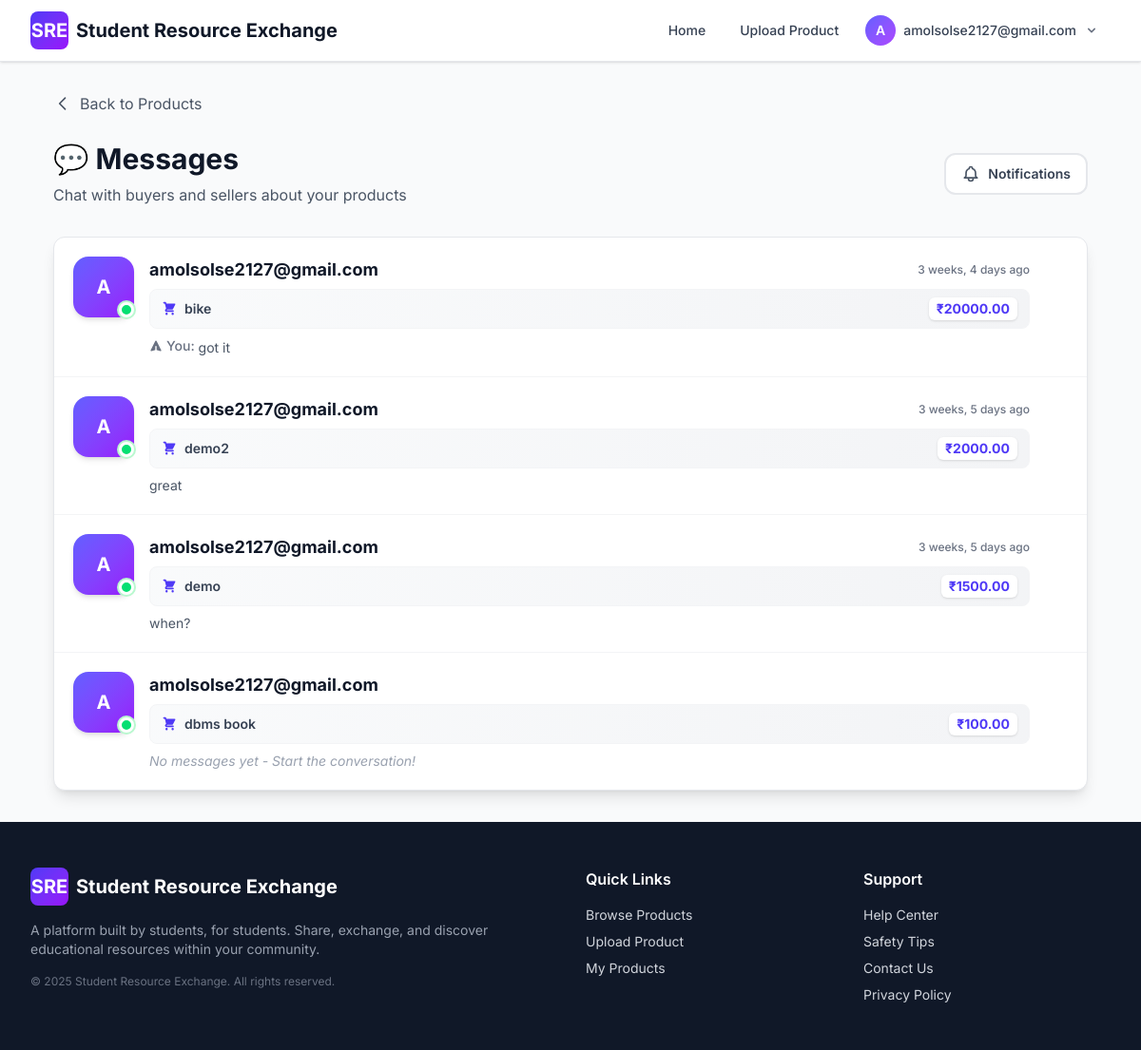
Before: /chat/ (signed in) with the older database file.
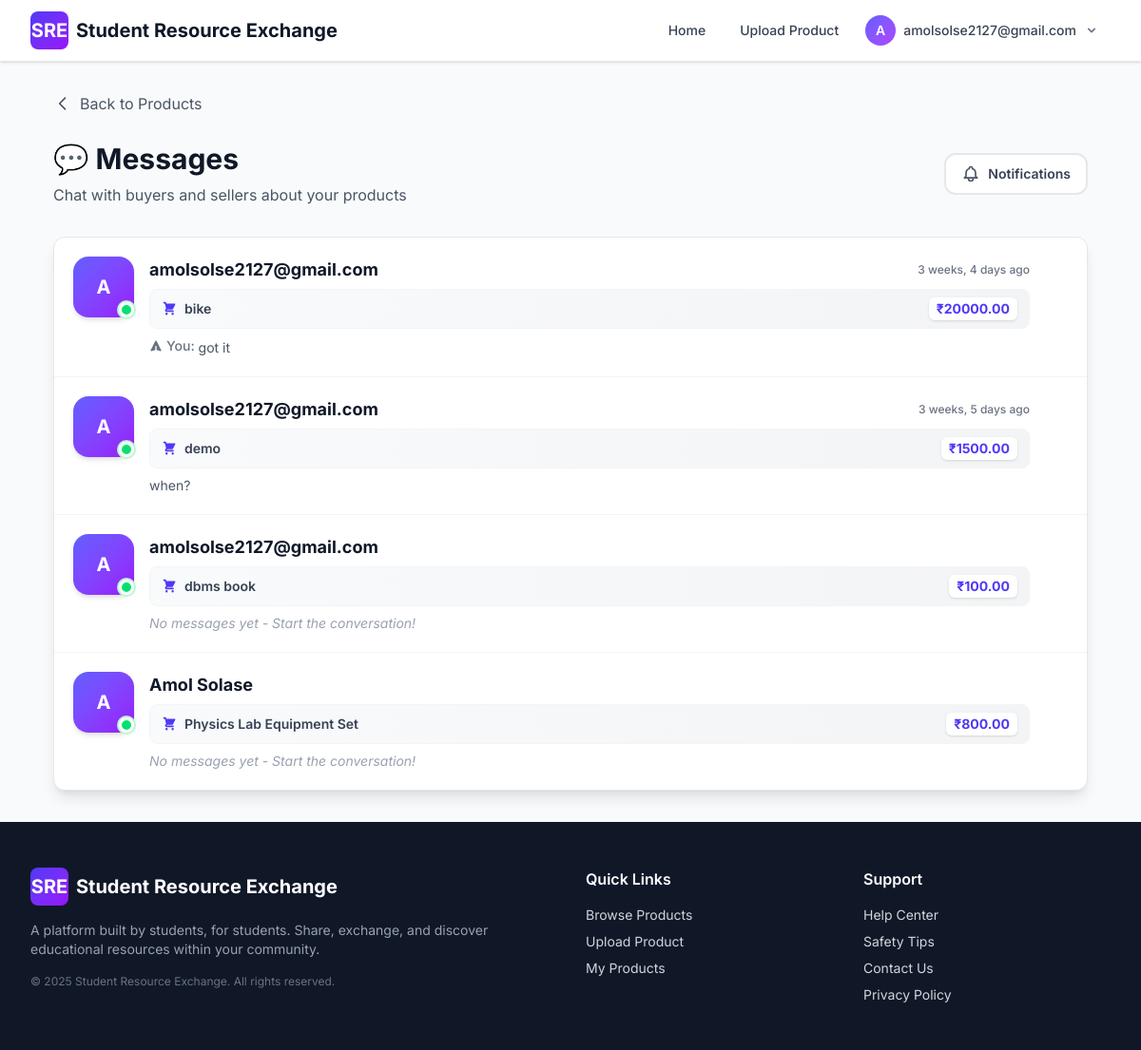
After: the same page with the newer database file.
### chat/models.py (models this page shows, shortened)
class Conversation(models.Model):
    buyer = models.ForeignKey(
        User,
        on_delete=models.CASCADE,
        related_name='buyer_conversations',
        help_text="User interested in buying the product"
    )
    seller = models.ForeignKey(
        User,
        on_delete=models.CASCADE,
        related_name='seller_conversations',
        help_text="User who owns/sells the product"
    )
    product = models.ForeignKey(
        Product,
        on_delete=models.CASCADE,
        related_name='conversations',
        help_text="Product being discussed"
    )
    created_at = models.DateTimeField(auto_now_add=True)
    updated_at = models.DateTimeField(auto_now=True)
    class Meta:
        db_table = 'chat_conversation'
        ordering = ['-updated_at']
        unique_together = ['buyer', 'seller', 'product']
        indexes = [
            models.Index(fields=['-updated_at']),
            models.Index(fields=['buyer', 'seller']),
        ]
    def get_last_message(self):
        return self.messages.order_by('-created_at').first()
    @staticmethod
    def get_total_unread_count(user):
        return Message.objects.filter(
            Q(conversation__buyer=user) | Q(conversation__seller=user)
        ).exclude(sender=user).filter(is_read=False).count()

class Message(models.Model):
    MESSAGE_TYPE_CHOICES = [
        ('regular', 'Regular Message'),
        ('otp_handover', 'Handover OTP'),
        ('otp_return', 'Return OTP'),
        ('system', 'System Notification'),
    ]
    conversation = models.ForeignKey(
        Conversation,
        on_delete=models.CASCADE,
        related_name='messages',
        help_text="The conversation this message belongs to"
    )
    sender = models.ForeignKey(
        User,
        on_delete=models.CASCADE,
        related_name='sent_messages',
        help_text="User who sent the message"
    )
    content = models.TextField(help_text="Message content")
    is_read = models.BooleanField(default=False, help_text="Whether the message has been read")
    is_system_message = models.BooleanField(
        default=False,
        help_text="Whether this is a system-generated message (e.g., OTP)"
    )
    message_type = models.CharField(
        max_length=20,
        choices=MESSAGE_TYPE_CHOICES,
        default='regular',
        help_text="Type of message"
    )
    recipient = models.ForeignKey(
        User,
        on_delete=models.SET_NULL,
        null=True,
        blank=True,
        related_name='received_messages',
        help_text="Intended recipient for system messages (optional)"
    )
    created_at = models.DateTimeField(auto_now_add=True)
    class Meta:
        db_table = 'chat_message'
        ordering = ['created_at']
        indexes = [
            models.Index(fields=['conversation', 'created_at']),
            models.Index(fields=['sender', 'created_at']),
        ]

### registration/models.py (models this page shows, shortened)
class User(models.Model):
    id = models.AutoField(primary_key=True)
    email = models.EmailField(unique=True, db_index=True, max_length=255)
    password_hash = models.CharField(max_length=128)
    college_id = models.CharField(max_length=100)
    name = models.CharField(max_length=255, blank=True, null=True)
    college_name = models.CharField(max_length=255, blank=True, null=True)
    university_name = models.CharField(max_length=255, blank=True, null=True)
    rating = models.IntegerField(default=0)
    email_verified = models.BooleanField(default=False)
    is_admin = models.BooleanField(default=False)
    address_line1 = models.CharField(max_length=255, blank=True, null=True)
    address_line2 = models.CharField(max_length=255, blank=True, null=True)
    city = models.CharField(max_length=100, blank=True, null=True)
    state_province = models.CharField(max_length=100, blank=True, null=True)
    zip_postal_code = models.CharField(max_length=20, blank=True, null=True)
    country = models.CharField(max_length=100, blank=True, null=True)
    latitude = models.DecimalField(
        max_digits=9,
        decimal_places=6,
        blank=True,
        null=True,
        validators=[MinValueValidator(-90), MaxValueValidator(90)],
        help_text="Latitude coordinate"
    )
    longitude = models.DecimalField(
        max_digits=9,
        decimal_places=6,
        blank=True,
        null=True,
        validators=[MinValueValidator(-180), MaxValueValidator(180)],
        help_text="Longitude coordinate"
    )
    share_precise_location = models.BooleanField(
        default=False,
        help_text="Share exact location with approved requesters"
    )
    created_at = models.DateTimeField(auto_now_add=True)
    updated_at = models.DateTimeField(auto_now=True)
    class Meta:
        db_table = 'user'
        ordering = ['-created_at']
        indexes = [
            models.Index(fields=['latitude', 'longitude']),
        ]

### products/models.py (models this page shows, shortened)
class Product(models.Model):
    CATEGORY_CHOICES = [
        ('books', 'Books'),
        ('notes', 'Notes'),
        ('electronics', 'Electronics'),
        ('stationery', 'Stationery'),
        ('lab_equipment', 'Lab Equipment'),
        ('other', 'Other'),
    ]
    CONDITION_CHOICES = [
        ('new', 'New'),
        ('like_new', 'Like New'),
        ('good', 'Good'),
        ('fair', 'Fair'),
        ('poor', 'Poor'),
    ]
    LISTING_TYPE_CHOICES = [
        ('sell', 'For Sale'),
        ('lend', 'For Lending'),
        ('both', 'Sale or Lend'),
    ]
    title = models.CharField(max_length=255, help_text="Product name or title")
    description = models.TextField(help_text="Detailed description of the product")
    category = models.CharField(max_length=50, choices=CATEGORY_CHOICES, default='other')
    condition = models.CharField(max_length=20, choices=CONDITION_CHOICES, default='good')
    listing_type = models.CharField(
        max_length=10,
        choices=LISTING_TYPE_CHOICES,
        default='sell',
        help_text="Whether this item is for sale, lending, or both"
    )
    price = models.DecimalField(
        max_digits=10,
        decimal_places=2,
        validators=[MinValueValidator(0.01)],
        help_text="Price in INR (₹) - for selling",
        blank=True,
        null=True
    )
    borrow_price_per_day = models.DecimalField(
        max_digits=10,
        decimal_places=2,
        validators=[MinValueValidator(0.01)],
        help_text="Daily rental price in INR (₹)",
        blank=True,
        null=True
    )
    borrow_deposit = models.DecimalField(
        max_digits=10,
        decimal_places=2,
        validators=[MinValueValidator(0)],
        help_text="Refundable deposit amount in INR (₹)",
        blank=True,
        null=True,
        default=0
    )
    max_borrow_days = models.IntegerField(
        default=30,
        validators=[MinValueValidator(1)],
        help_text="Maximum number of days item can be borrowed"
    )
    is_currently_borrowed = models.BooleanField(
        default=False,
        help_text="Is this item currently borrowed by someone?"
    )
    image1 = models.ImageField(
        upload_to=product_image_upload_path,
        blank=True,
        null=True,
        help_text="Primary product image (required)"
    )
    image2 = models.ImageField(
        upload_to=product_image_upload_path,
        blank=True,
        null=True,
        help_text="Additional image (optional)"
    )
    image3 = models.ImageField(
        upload_to=product_image_upload_path,
        blank=True,
        null=True,
        help_text="Additional image (optional)"
    )
    image4 = models.ImageField(
        upload_to=product_image_upload_path,
        blank=True,
        null=True,
        help_text="Additional image (optional)"
    )
    image5 = models.ImageField(
        upload_to=product_image_upload_path,
        blank=True,
        null=True,
        help_text="Additional image (optional)"
    )
    seller = models.ForeignKey(User, on_delete=models.CASCADE, related_name='products')
    is_available = models.BooleanField(default=True, help_text="Is this product still available?")
    views = models.IntegerField(default=0, editable=False)
    created_at = models.DateTimeField(auto_now_add=True)
    updated_at = models.DateTimeField(auto_now=True)
    class Meta:
        db_table = 'products'
        ordering = ['-created_at']
        verbose_name = 'Product'
        verbose_name_plural = 'Products'

### chat/views.py (the view)
# urls.py: path('', views.conversation_list, name='conversation_list'),
def conversation_list(request):
    if 'user_id' not in request.session:
        return redirect('login:login')
    user_id = request.session['user_id']
    user = get_object_or_404(User, id=user_id)
    conversations = Conversation.objects.filter(
        Q(buyer=user) | Q(seller=user)
    ).select_related('buyer', 'seller', 'product').prefetch_related(
        Prefetch('messages', queryset=Message.objects.order_by('-created_at'))
    ).annotate(
        last_message_time=Max('messages__created_at')
    ).order_by('-last_message_time')
    conversation_data = []
    for conv in conversations:
        other_user = conv.seller if conv.buyer.id == user.id else conv.buyer
        last_message = conv.get_last_message()
        unread_count = conv.messages.exclude(sender=user).filter(is_read=False).count()
        conversation_data.append({
            'conversation': conv,
            'other_user': other_user,
            'last_message': last_message,
            'unread_count': unread_count
        })
    paginator = Paginator(conversation_data, 12)
    page = request.GET.get('page')
    try:
        conversations_page = paginator.page(page)
    except PageNotAnInteger:
        conversations_page = paginator.page(1)
    except EmptyPage:
        conversations_page = paginator.page(paginator.num_pages)
    context = {
        'conversations': conversations_page,
        'user': user,
        'paginator': paginator,
    }
    return render(request, 'chat/conversation_list.html', context)

### chat/context_processors.py (called while the page is built)
def unread_messages(request):
    user_id = request.session.get('user_id')
    if not user_id:
        return {'unread_message_count': 0}
    cache_key = f'unread_message_count_{user_id}'
    unread_count = cache.get(cache_key)
    if unread_count is None:
        from registration.models import User
        try:
            user = User.objects.get(id=user_id)
            unread_count = Conversation.get_total_unread_count(user)
            cache.set(cache_key, unread_count, 30)
        except User.DoesNotExist:
            unread_count = 0
            cache.set(cache_key, unread_count, 30)
        except DatabaseError as e:
            logger.error(f"Database error in unread_messages context processor for user_id {user_id}: {e}")
            unread_count = 0
    return {'unread_message_count': unread_count}

### chat/templates/chat/conversation_list.html (shortened to what the changed rows need)
{% extends 'base.html' %}
{% block content %}
<div class="min-h-screen bg-gray-50 py-4 sm:py-6 md:py-8">
    <div class="max-w-6xl mx-auto px-3 sm:px-4 md:px-6 lg:px-8">
        <div class="mb-4 sm:mb-6 md:mb-8">
            <div class="flex flex-col sm:flex-row sm:items-center sm:justify-between gap-3 sm:gap-4">
                <div>
                    <h1 class="text-2xl sm:text-3xl font-bold text-gray-900 mb-1 sm:mb-2">
                        💬 Messages
                    </h1>
                </div>
            </div>
        </div>
        {% if conversations %}
        <div class="bg-white rounded-xl border border-gray-200 shadow-lg overflow-hidden">
            <div class="divide-y divide-gray-100">
                {% for conv_data in conversations %}
                <a href="{% url 'chat:chat_detail' conv_data.conversation.id %}"
                   class="block hover:bg-gradient-to-r hover:from-indigo-50/50 hover:to-purple-50/50 transition-all duration-200 group">
                    <div class="p-3 sm:p-4 md:p-5">
                        <div class="flex items-start gap-3 sm:gap-4">
                            <div class="flex-shrink-0 relative">
                                <div class="w-12 h-12 sm:w-14 sm:h-14 md:w-16 md:h-16 bg-gradient-to-br from-indigo-500 to-purple-600 rounded-2xl flex items-center justify-center text-white font-bold text-base sm:text-lg md:text-xl shadow-md group-hover:shadow-lg group-hover:scale-105 transition-all duration-200">
                                    {{ conv_data.other_user.name|default:conv_data.other_user.email|slice:":1"|upper }}
                                </div>
                                <div class="absolute bottom-0 right-0 w-3 h-3 sm:w-3.5 sm:h-3.5 md:w-4 md:h-4 bg-green-400 border-2 sm:border-3 border-white rounded-full ring-2 ring-green-200 animate-pulse"></div>
                            </div>
                            <div class="flex-1 min-w-0">
                                <div class="flex items-center justify-between mb-1 sm:mb-1.5">
                                    <h3 class="text-sm sm:text-base md:text-lg font-bold text-gray-900 truncate group-hover:text-indigo-700 transition-colors">
                                        {{ conv_data.other_user.name|default:conv_data.other_user.email }}
                                    </h3>
                                    {% if conv_data.last_message %}
                                    <span class="text-xs text-gray-500 ml-2 flex-shrink-0 font-medium">
                                        {{ conv_data.last_message.created_at|timesince }} ago
                                    </span>
                                    {% endif %}
                                </div>
                                <div class="flex items-center gap-2 mb-2 bg-gradient-to-r from-gray-50 to-gray-100 rounded-lg px-2.5 sm:px-3 py-1.5 sm:py-2 group-hover:from-indigo-50 group-hover:to-purple-50 transition-all border border-gray-100 group-hover:border-indigo-200">
                                    <span class="text-xs sm:text-sm text-gray-700 truncate font-semibold flex-1">{{ conv_data.conversation.product.title }}</span>
                                    {% if conv_data.conversation.product.price %}
                                    <span class="text-xs sm:text-sm font-bold text-indigo-600 bg-white px-2 py-0.5 rounded-md shadow-sm">₹{{ conv_data.conversation.product.price }}</span>
                                    {% elif conv_data.conversation.product.borrow_price_per_day %}
                                    <span class="text-xs sm:text-sm font-bold text-green-600 bg-white px-2 py-0.5 rounded-md shadow-sm">₹{{ conv_data.conversation.product.borrow_price_per_day }}/day</span>
                                    {% else %}
                                    <span class="text-xs sm:text-sm text-gray-400 bg-white px-2 py-0.5 rounded-md shadow-sm">-</span>
                                    {% endif %}
                                </div>
                                <div class="flex items-start gap-2">
                                    {% if conv_data.last_message %}
                                    <p class="text-xs sm:text-sm text-gray-600 truncate flex-1 line-clamp-2">
                                        {% if conv_data.last_message.sender.id == user.id %}
                                        <span class="inline-flex items-center gap-1 text-gray-500 font-medium">
                                            <svg class="w-3 h-3 sm:w-3.5 sm:h-3.5" fill="currentColor" viewBox="0 0 20 20">
                                                <path d="M10.894 2.553a1 1 0 00-1.788 0l-7 14a1 1 0 001.169 1.409l5-1.429A1 1 0 009 15.571V11a1 1 0 112 0v4.571a1 1 0 00.725.962l5 1.428a1 1 0 001.17-1.408l-7-14z"/>
                                            </svg>
                                            You:
                                        </span>
                                        {% endif %}
                                        {{ conv_data.last_message.content }}
                                    </p>
                                    {% else %}
                                    <p class="text-xs sm:text-sm text-gray-400 italic flex-1">No messages yet - Start the conversation!</p>
                                    {% endif %}
                                </div>
                            </div>
                        </div>
                    </div>
                </a>
                {% endfor %}
            </div>
        </div>
        {% endif %}
    </div>
</div>
{% endblock %}

Changed rows visible on the page:
removed Conversation: other_user.name "A", other_user.name "amolsolse2127@gmail.com", last_message.created_at "3 weeks, 5 days", conversation.product "demo2", conversation.product.price "2000.00", last_message.content "great"
added Conversation: other_user.name "A", other_user.name "Amol Solase", conversation.product "Physics Lab Equipment Set", conversation.product.price "800.00", shows "No messages yet - Start the conversation!"
